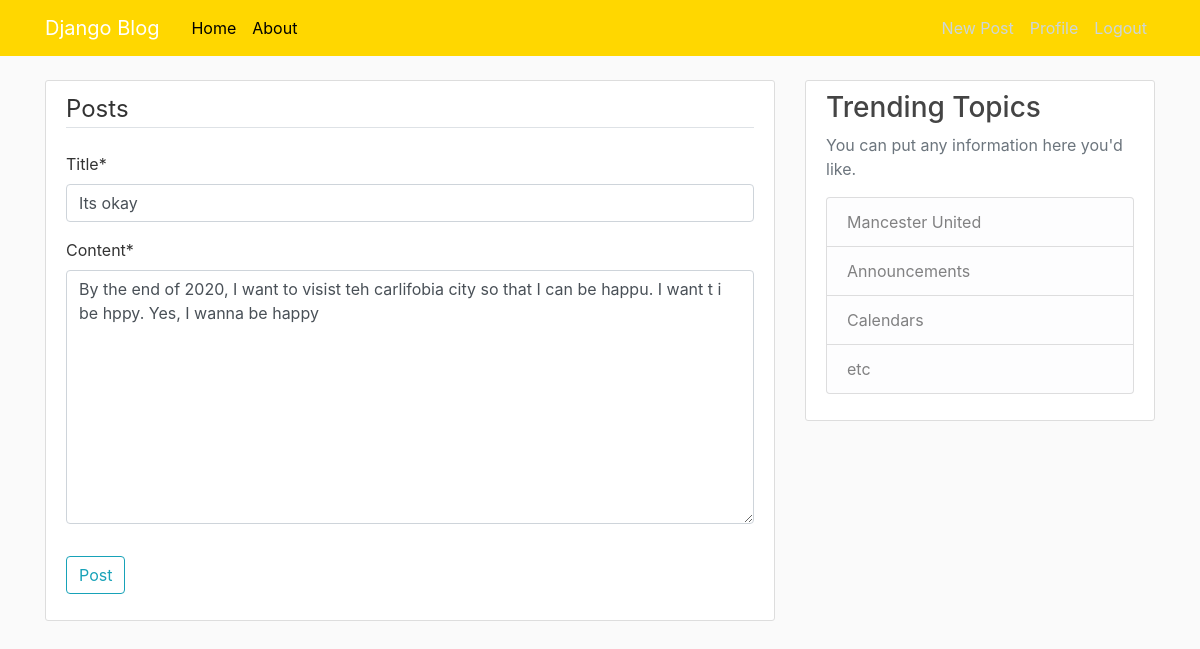
The app's page /post/17/update/ (signed in) with its own data.
### blog/models.py (models this page shows, shortened)
class Post(models.Model):
    title = models.CharField(max_length=100)
    content = models.TextField()
    date_posted = models.DateTimeField(default=timezone.now)
    author = models.ForeignKey(User, on_delete=models.CASCADE)

### blog/views.py (the view, shortened to what this page needs)
# urls.py: path('post/<int:pk>/update/', PostUpdateView.as_view(), name='post_update'),
class PostUpdateView(LoginRequiredMixin, UserPassesTestMixin, UpdateView):
    model = Post
    fields = ['title', 'content']
    def test_func(self):
        post = self.get_object()
        if self.request.user == post.author:
            return True
        return False

### blog/templates/blog/post_form.html (shortened to what this page needs)
{%extends 'blog/base.html' %} {% load crispy_forms_tags%} {%block content%}
<div class="content-section">
  <form method="POST" action="">
    <fieldset class="form-group">
      <legend class="border-bottom mb-4">Posts</legend>
      {{ form|crispy }}
    </fieldset>
    <div class="form-group">
      <button class="btn btn-outline-info" type="submit">Post</button>
    </div>
  </form>
</div>
{%endblock content %}

### blog/static/blog/main.css (style rules this page uses)
body { background: #fafafa; color: #333333; margin-top: 5rem; }
.content-section { background: #ffffff; padding: 10px 20px; border: 1px solid #dddddd; border-radius: 3px; margin-bottom: 20px; }

### records on screen
Post: title "Its okay", content "By the end of 2020, I want to visist teh carlifobia city so that I can be happu. I want t i be hppy. Yes, I wanna be happy"
